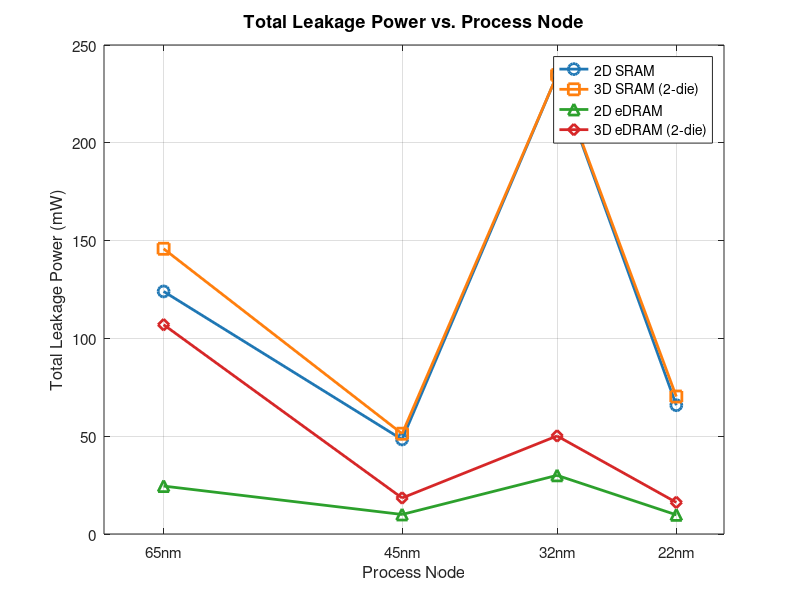

Write the MATLAB code that produced this figure.
% fig4_leakage_vs_node.m
% Total Leakage Power vs. Process Node — ESE5760 Final Project
% Data: DESTINY simulation, 2MB / 256-bit / Assoc=1 / LOP / 350K / WriteEDP

nodes = [65, 45, 32, 22];   % nm

leak_2D_SRAM  = [124.012,  48.328, 234.632,  65.837];
leak_3D_SRAM  = [145.831,  51.269, 234.632,  70.279];
leak_2D_eDRAM = [ 24.507,   9.986,  29.992,   9.799];
leak_3D_eDRAM = [107.014,  18.412,  50.137,  16.151];

figure('Position', [100 100 700 500]);

plot(nodes, leak_2D_SRAM,  '-o', 'Color', [0.122 0.467 0.706], 'LineWidth', 2, 'MarkerSize', 8, 'DisplayName', '2D SRAM'); hold on;
plot(nodes, leak_3D_SRAM,  '-s', 'Color', [1.000 0.498 0.055], 'LineWidth', 2, 'MarkerSize', 8, 'DisplayName', '3D SRAM (2-die)');
plot(nodes, leak_2D_eDRAM, '-^', 'Color', [0.173 0.627 0.173], 'LineWidth', 2, 'MarkerSize', 8, 'DisplayName', '2D eDRAM');
plot(nodes, leak_3D_eDRAM, '-d', 'Color', [0.839 0.153 0.157], 'LineWidth', 2, 'MarkerSize', 8, 'DisplayName', '3D eDRAM (2-die)');

set(gca, 'XDir', 'reverse', 'XTick', nodes, 'XTickLabel', {'65nm','45nm','32nm','22nm'}, 'FontSize', 11);
xlim([18 70]);
xlabel('Process Node', 'FontSize', 12);
ylabel('Total Leakage Power (mW)', 'FontSize', 12);
title('Total Leakage Power vs. Process Node', 'FontSize', 13, 'FontWeight', 'bold');
legend('Location', 'northeast', 'FontSize', 10);
grid on;
box on;

print('-djpeg', '-r150', fullfile(fileparts(mfilename('fullpath')), '..', 'plots', 'fig4_leakage_vs_node.jpg'));
